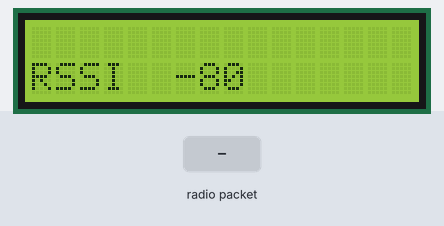
A sketch run on a simulated ESP32. Parts: 16×2 character LCD. The test bench sets the inputs (shaded band). No radio packets arrive unless stated; what the sketch prints to the serial monitor is not drawn.

Above: at 1.2 s.
1.3 s: radio packet "1" arrives
At 1.9 s:
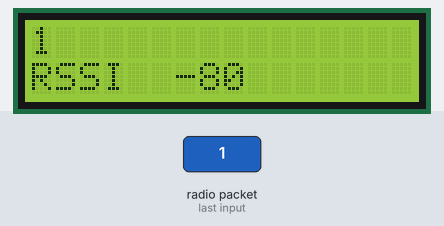
2.8 s: radio packet "0" arrives
At 4.2 s:
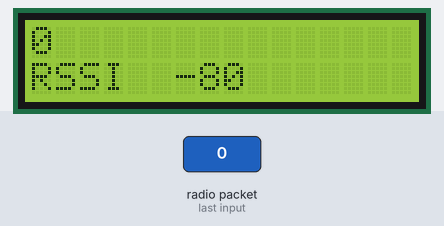
Timing chart, 0 to 5.8 s (numbered marks = the images above; inputs shaded):
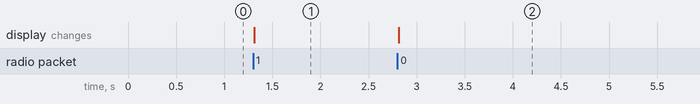

The sketch:

web_server_esp.ino
```cpp
#include <WiFi.h>
#include <AsyncTCP.h>
#include <ESPAsyncWebServer.h>
#include <LoRa.h>
#include <SPI.h>
#include <LiquidCrystal_I2C.h>

#define ss 2
#define rst 13
#define dio0 12

unsigned long previousMillis = 0;
const long interval = 5000;

int lcdColumns = 16;
int lcdRows = 2;
String v = "" ;

AsyncWebServer server(80);
AsyncWebSocket ws("/ws");

LiquidCrystal_I2C lcd(0x27, lcdColumns, lcdRows);

void onReceive(int packetSize){

  if (packetSize) {
    String receivedData = "";
    while (LoRa.available()) {
      receivedData += (char)LoRa.read();
    }
    Serial.print(receivedData);
    Serial.print(" with RSSI ");
    Serial.println(LoRa.packetRssi());
    v = receivedData;

  }
}

void handleWebSocketMessage(void *arg, uint8_t *data, size_t len) {
  AwsFrameInfo *info = (AwsFrameInfo*)arg;
  if (info->final && info->index == 0 && info->len == len && info->opcode == WS_TEXT) {
    data[len] = 0;
    // Si deseas puedes procesar o ponerle condición al mensaje recibido, en este caso solo imprime el mensaje recibido
    Serial.println((char*)data);
  }
}

void onEvent(AsyncWebSocket *server, AsyncWebSocketClient *client, AwsEventType type, void *arg, uint8_t *data, size_t len) {
  // Procesamos los mensajes recibidos
  if(type == WS_EVT_DATA) {
    handleWebSocketMessage(arg, data, len);
  }
}

void setup() {
  Serial.begin(9600);

  // Configura el ESP32 en modo AP
  WiFi.mode(WIFI_AP);
  WiFi.softAP("ESP32_AP");

  Serial.println("LoRa Sender");

  lcd.init();
  lcd.backlight();
  lcd.clear();
  LoRa.setPins(ss, rst, dio0);

  while (!LoRa.begin(433E6)) {
    Serial.print(".");
    delay(500);
  }
  //LoRa.setSyncWord(0xF3);
  Serial.println("LoRa Initializing OK!");
  LoRa.setSpreadingFactor(12);

  // Define el manejador del Websocket
  ws.onEvent(onWsEvent);
  server.addHandler(&ws);

   // Ruta del servidor para mostrar la interfaz web (HTML)
  server.on("/", HTTP_GET, [](AsyncWebServerRequest *request){
    String html = "<html><head><style>body { background-color: #333; color: #FFFF; }</style>";
    html += "<script>var ws=new WebSocket('ws://'+location.hostname+':80/ws');ws.onmessage=function(evt){var values=evt.data.split(',');document.getElementById('value1').innerHTML=values[0];document.getElementById('value2').innerHTML=values[1];};</script></head>";
    html += "<body><h2>Message Value:</h2><p id='value1'></p><h2>Rssi Value:</h2><p id='value2'></p></body></html>";
    request->send(200, "text/html", html);
  });

  server.begin();
}

void loop() {
    int rss = LoRa.packetRssi();
    //ws.textAll(v + " with Rssi " + String(rss));
    ws.textAll(v + "," +rss);
    //delay(1000);
    unsigned long currentMillis = millis();
    onReceive(LoRa.parsePacket());

    if (currentMillis - previousMillis >= interval) {

       previousMillis = currentMillis;
       lcd.clear();
    }

    lcd.setCursor(0, 0);
    lcd.print(v);
    lcd.setCursor(0, 1);
    lcd.print("RSSI ");
    lcd.setCursor(6, 1);
    lcd.print(rss);

}

void onWsEvent(AsyncWebSocket *server, AsyncWebSocketClient *client, AwsEventType type, void *arg, uint8_t *data, size_t len){
  if(type == WS_EVT_CONNECT) {
    Serial.println("Websocket client connection received");
  } else if(type == WS_EVT_DISCONNECT) {
    Serial.println("Client disconnected");
    } else if(type == WS_EVT_DATA) {
    // Handle the data from the client
  }
}
```

Measured:
- after the input at 1.3 s, the display: changes at once (image 1)
- after the input at 2.8 s, the display: changes at once (image 2)
